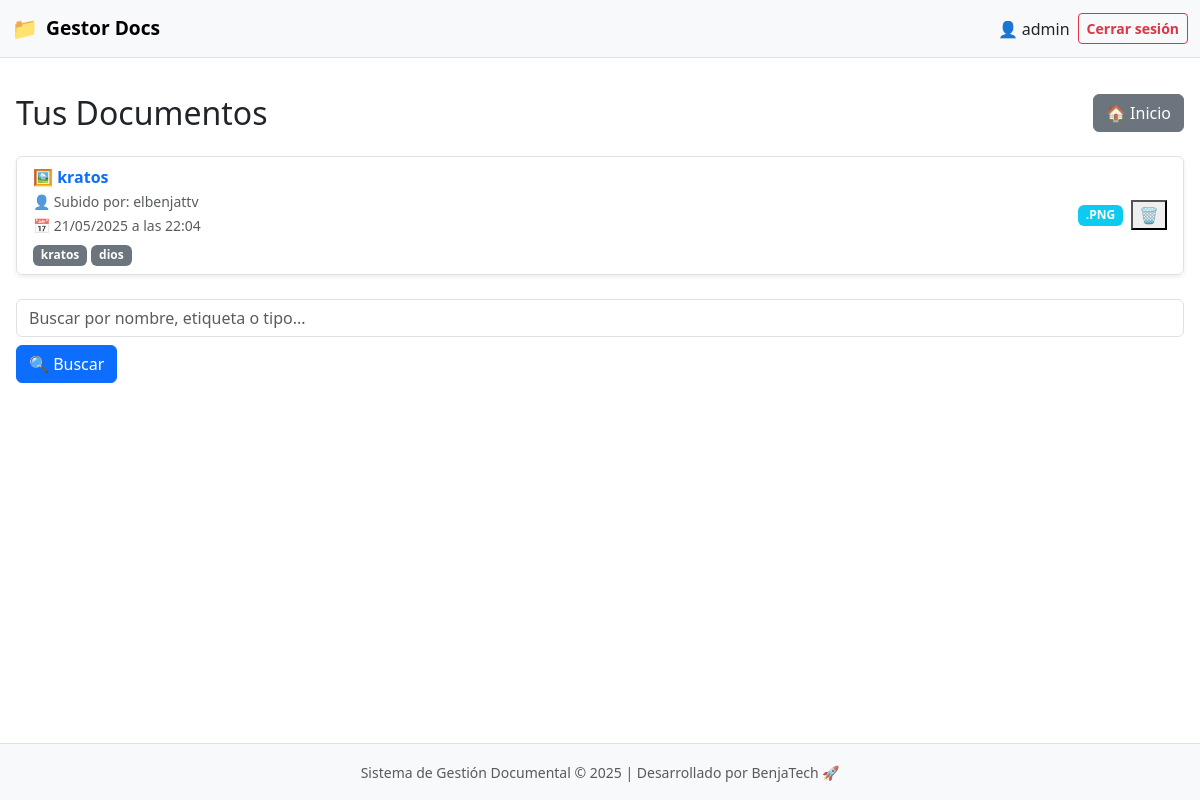
The page /lista/ (signed in) on the database as committed earlier.
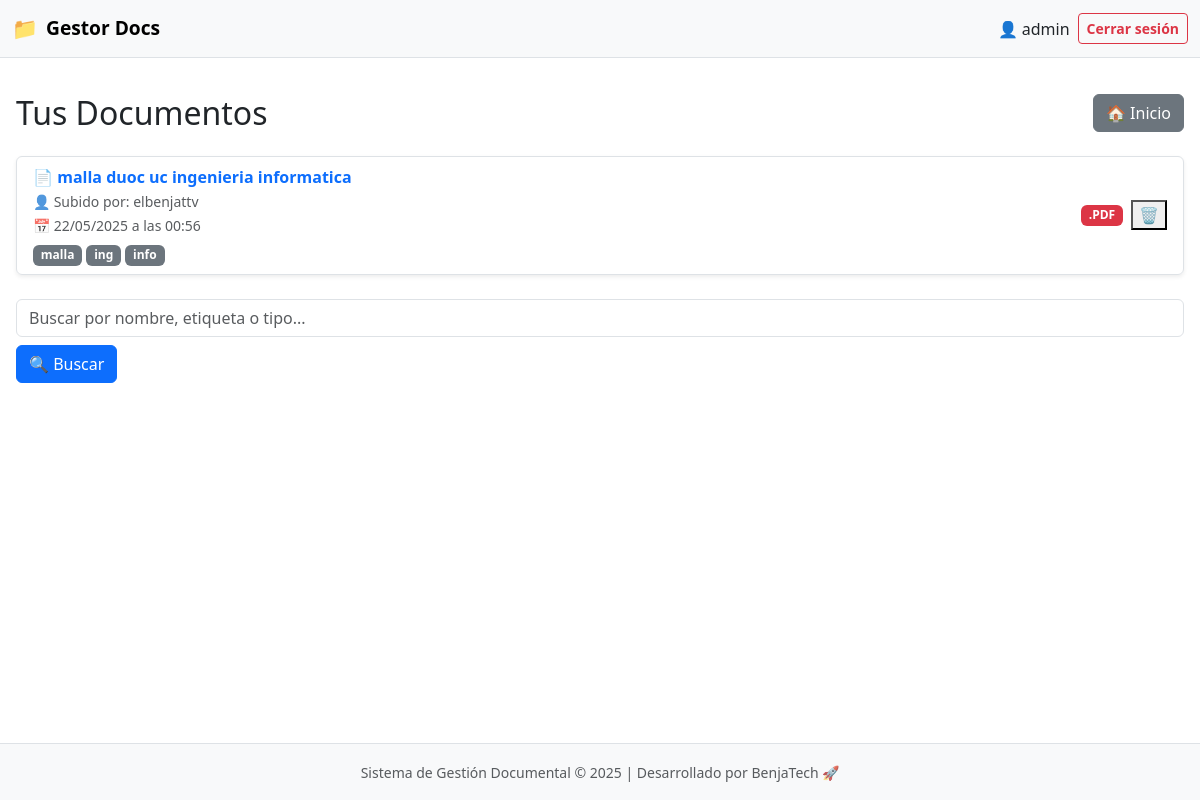
The same page on the database as committed later.
### documentos/models.py (models this page shows, shortened)
class Documento(models.Model):
    nombre = models.CharField(max_length=200)
    archivo = models.FileField(upload_to='documentos/')
    etiquetas = models.CharField(max_length=100, blank=True)
    fecha_subida = models.DateTimeField(auto_now_add=True)
    usuario = models.ForeignKey(User, on_delete=models.CASCADE)
    enlace_publico = models.UUIDField(default=uuid.uuid4, unique=True, editable=False, null=True, blank=True)

### documentos/views.py (the view)
# urls.py: path('lista/', views.listar_documentos, name='lista'),
@login_required
def listar_documentos(request):
    if request.user.is_superuser:
        documentos = Documento.objects.all()
    else:
        documentos = Documento.objects.filter(usuario=request.user)
    for doc in documentos:
        if doc.etiquetas:
            doc.etiquetas_lista = [e.strip() for e in doc.etiquetas.split(',')]
        else:
            doc.etiquetas_lista = []
    return render(request, 'documentos/lista.html', {'documentos': documentos})

### documentos/templates/documentos/lista.html (shortened to what this page needs)
{% extends 'documentos/base.html' %}
{% load etiquetas_tags %}
{% block content %}
<div class="header d-flex justify-content-between align-items-center flex-wrap gap-3 mb-4">
  <h2 class="mb-0">Tus Documentos</h2>
  <a href="{% url 'documentos:home' %}" class="btn btn-secondary">🏠 Inicio</a>
</div>
{% if documentos %}
  <ul class="list-group shadow-sm">
    {% for doc in documentos %}
      <li class="list-group-item d-flex justify-content-between align-items-center flex-wrap gap-3">
        <div class="flex-grow-1">
          {% with ext=doc.archivo.name|slice:"-4:"|lower %}
            {% if ext == ".pdf" %}
              📄
            {% elif ext == ".doc" or ext == "docx" %}
              📝
            {% elif ext == ".xls" or ext == "xlsx" %}
              📊
            {% elif ext == ".png" or ext == ".jpg" %}
              🖼️
            {% else %}
              📁
            {% endif %}
          {% endwith %}
          <a href="{% url 'documentos:previsualizar' doc.id %}" class="fw-semibold text-decoration-none text-primary">
            {{ doc.nombre }}
          </a>
          <br>
          <small class="text-muted">👤 Subido por: {{ doc.usuario.username }}</small><br>
          <small class="text-muted">📅 {{ doc.fecha_subida|date:"d/m/Y" }} a las {{ doc.fecha_subida|date:"H:i" }}</small>
          {% if doc.etiquetas_lista %}
            <div class="mt-1">
              {% for etiqueta in doc.etiquetas_lista %}
                <span class="badge bg-secondary">{{ etiqueta }}</span>
              {% endfor %}
            </div>
          {% endif %}
        </div>
        <div class="d-flex align-items-center gap-2">
          {% with ext=doc.archivo.name|slice:"-4:"|upper %}
            {% if ext == ".PDF" %}
              <span class="badge bg-danger">{{ ext }}</span>
            {% elif ext == ".JPG" or ext == ".PNG" %}
              <span class="badge bg-info">{{ ext }}</span>
            {% elif ext == ".DOC" or ext == "XLSX" %}
              <span class="badge bg-warning text-dark">{{ ext }}</span>
            {% else %}
              <span class="badge bg-dark">{{ ext }}</span>
            {% endif %}
          {% endwith %}
          <button class="delete-btn" onclick='confirmDelete({{ doc.id }}, "{{ doc.nombre|escapejs }}")' title="Eliminar documento">🗑️</button>
        </div>
      </li>
    {% endfor %}
  </ul>
{% else %}
  <div class="alert alert-secondary text-center mt-4">
    <p class="mb-2">No tienes documentos aún.</p>
    <a href="{% url 'documentos:subir' %}" class="btn btn-success">＋ Subir tu primer documento</a>
  </div>
{% endif %}
<form method="get" action="{% url 'documentos:buscar' %}" class="search-form mt-4 d-flex flex-wrap gap-2">
  <input type="text" name="q" placeholder="Buscar por nombre, etiqueta o tipo..." class="form-control">
  <button type="submit" class="btn btn-primary">🔍 Buscar</button>
</form>
{% endblock %}

### documentos/templates/documentos/base.html (shortened to what this page needs)
{% load static %}
<!DOCTYPE html>
<html lang="es">
<head>
    <link href="https://cdn.jsdelivr.net/npm/bootstrap@5.3.2/dist/css/bootstrap.min.css" rel="stylesheet">
</head>
<body class="d-flex flex-column min-vh-100">
<nav class="navbar navbar-expand-lg navbar-light bg-light border-bottom fixed-top">
  <div class="container-fluid justify-content-between">
    <a class="navbar-brand d-flex align-items-center" href="{% url 'documentos:home' %}">
        <span style="font-size: 1.3rem;">📁</span>
        <span class="ms-2">Gestor Docs</span>
    </a>
    <div class="d-flex align-items-center">
      {% if user.is_authenticated %}
        <span class="me-2 text-truncate d-none d-md-inline">👤 {{ user.username }}</span>
        <form method="post" action="{% url 'logout' %}">
          <button type="submit" class="btn btn-outline-danger btn-sm fw-semibold">Cerrar sesión</button>
        </form>
      {% else %}
        <a href="{% url 'login' %}" class="btn btn-outline-primary btn-sm me-2">Iniciar sesión</a>
        <a href="{% url 'documentos:registrar' %}" class="btn btn-outline-success btn-sm">Registrarse</a>
      {% endif %}
    </div>
  </div>
</nav>
<div class="container-fluid px-3 my-4 flex-grow-1">
  {% block content %}
  {% endblock %}
</div>
<footer class="bg-light text-center text-muted py-3 border-top mt-auto">
  <div class="container">
    <small>
      Sistema de Gestión Documental © {% now "Y" %} | Desarrollado por BenjaTech 🚀
    </small>
  </div>
</footer>
</body>
</html>

### documentos/templates/documentos/base.html (style rules this page uses)
body { padding-top: 70px; }
.navbar-brand span { font-weight: bold; font-size: 1.2rem; }

Rows that differ between the two databases and show on the page:
removed Documento: nombre "kratos", usuario.username "elbenjattv", fecha_subida "21/05/2025", fecha_subida "22:04", etiquetas_lista "kratos" "dios", archivo ".PNG"
added Documento: nombre "malla duoc uc ingenieria informatica", usuario.username "elbenjattv", fecha_subida "22/05/2025", fecha_subida "00:56", etiquetas_lista "malla" "ing" "info", archivo ".PDF"
